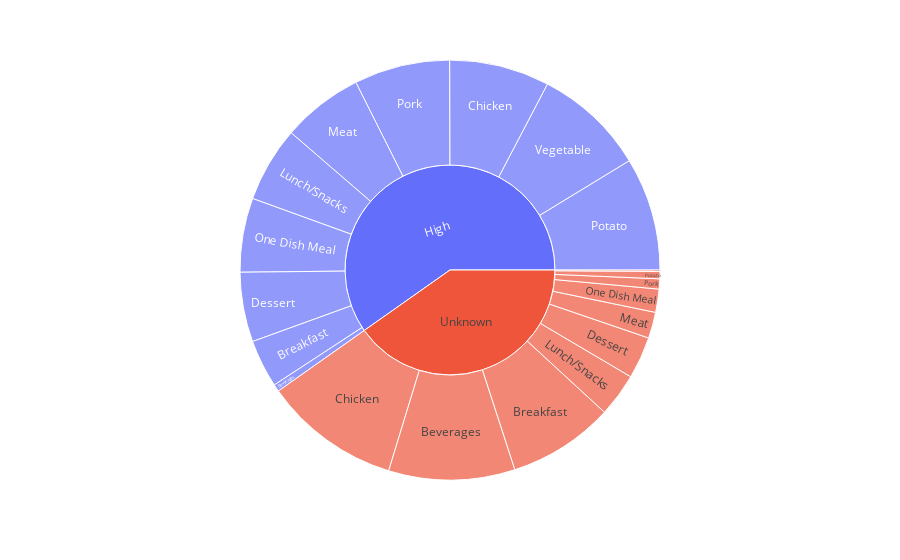

Notebook source saved alongside this figure:
### Markdown cell above
#### Some interactive plots to better understand our data

### Code cell
import plotly.express as px

# piechart for 'category' variable showing the distribution of site traffic for different categories
px.sunburst(recipe_site_traffic_cleaned_df, path=['high_traffic', 'category'])

### Figure 1 — Plotly figure (JSON) as saved in the notebook; plotly's stock layout.template omitted (floating-point values rounded to 4 significant figures)
{"data": [{"branchvalues": "total", "domain": {"x": [0, 1], "y": [0, 1]}, "hovertemplate": "labels=%{label}<br>count=%{value}<br>parent=%{parent}<br>id=%{id}<extra></extra>", "ids": ["High/Beverages", "Unknown/Beverages", "High/Breakfast", "Unknown/Breakfast", "High/Chicken", "Unknown/Chicken", "High/Dessert", "Unknown/Dessert", "High/Lunch/Snacks", "Unknown/Lunch/Snacks", "High/Meat", "Unknown/Meat", "High/One Dish Meal", "Unknown/One Dish Meal", "High/Pork", "Unknown/Pork", "High/Potato", "Unknown/Potato", "High/Vegetable", "Unknown/Vegetable", "High", "Unknown"], "labels": ["Beverages", "Beverages", "Breakfast", "Breakfast", "Chicken", "Chicken", "Dessert", "Dessert", "Lunch/Snacks", "Lunch/Snacks", "Meat", "Meat", "One Dish Meal", "One Dish Meal", "Pork", "Pork", "Potato", "Potato", "Vegetable", "Vegetable", "High", "Unknown"], "name": "", "parents": ["High", "Unknown", "High", "Unknown", "High", "Unknown", "High", "Unknown", "High", "Unknown", "High", "Unknown", "High", "Unknown", "High", "Unknown", "High", "Unknown", "High", "Unknown", "", ""], "type": "sunburst", "values": [5, 87, 33, 73, 69, 94, 48, 29, 52, 30, 56, 18, 51, 16, 66, 7, 78, 5, 77, 1, 535, 360]}], "layout": {"legend": {"tracegroupgap": 0}, "margin": {"t": 60}}}
